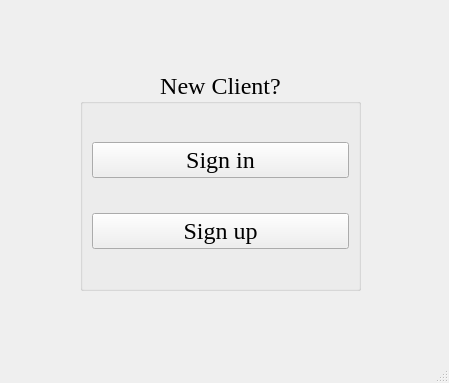
<?xml version="1.0" encoding="UTF-8"?>
<ui version="4.0">
 <class>MainWindow</class>
 <widget class="QMainWindow" name="MainWindow">
  <property name="geometry">
   <rect>
    <x>0</x>
    <y>0</y>
    <width>449</width>
    <height>383</height>
   </rect>
  </property>
  <property name="windowTitle">
   <string>MainWindow</string>
  </property>
  <widget class="QWidget" name="centralwidget">
   <widget class="QGroupBox" name="groupBox">
    <property name="geometry">
     <rect>
      <x>80</x>
      <y>70</y>
      <width>281</width>
      <height>221</height>
     </rect>
    </property>
    <property name="font">
     <font>
      <family>Times New Roman</family>
      <pointsize>18</pointsize>
     </font>
    </property>
    <property name="title">
     <string>New Client?</string>
    </property>
    <property name="alignment">
     <set>Qt::AlignCenter</set>
    </property>
    <layout class="QVBoxLayout" name="verticalLayout">
     <item>
      <widget class="QPushButton" name="pushButton">
       <property name="text">
        <string>Sign in</string>
       </property>
      </widget>
     </item>
     <item>
      <widget class="QPushButton" name="pushButton_2">
       <property name="text">
        <string>Sign up</string>
       </property>
      </widget>
     </item>
    </layout>
   </widget>
  </widget>
  <widget class="QStatusBar" name="statusbar"/>
 </widget>
 <resources/>
 <connections/>
</ui>
